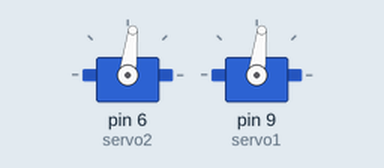
This sketch was run on a simulated Arduino Uno, built with avr-gcc and run on an emulated ATmega328P. On the bench: 2 × servo.

Above: at 2.16 s.
At 2.77 s:
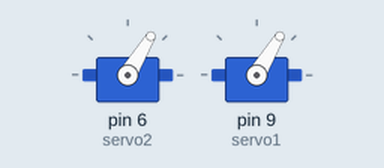
At 3.2 s:
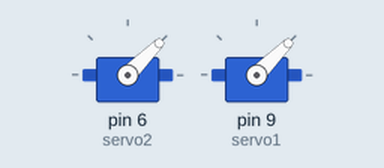
Timing chart, 0 to 4.7 s (numbered marks = the images above):
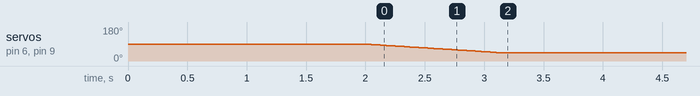

The sketch:

dualServo4.ino
```cpp
// Runs 2 servos simulataneusly

#include <Servo.h>

Servo servo2;

//Servo2
Servo servo1;
//<>


void setup()
{
//serial
Serial.begin(9600);
//<>
servo2.attach(6);
servo1.attach(9);
delay(2000);


}


#define SERVO_SPEED 25  //(minimum number of milliseconds per degree)

int servo1_pos = 45;  // desired angle for servo1
int servo2_pos = 45;  // desired angle for servo2


void loop()
{

static unsigned long servo_time;

 // check time since last servo position update
 if ((millis()-servo_time) >= SERVO_SPEED) {
   servo_time = millis(); // save time reference for next position update

   // update servo1 position
   // if desired position is different from current position move one step left or right
   if (servo1_pos > servo1.read()) servo1.write(servo1.read() + 1);
   else if (servo1_pos < servo1.read()) servo1.write(servo1.read() - 1);

   // update servo2 position
   // if desired position is different from current position move one step left or right
   if (servo2_pos > servo2.read()) servo2.write(servo2.read() + 1);
   else if (servo2_pos < servo2.read()) servo2.write(servo2.read() - 1);
 }


}
```

Measured:
- by itself, servo on pin 6 (servo2), servo on pin 9 (servo1): moves from 90° to 45° over 1.1 s
